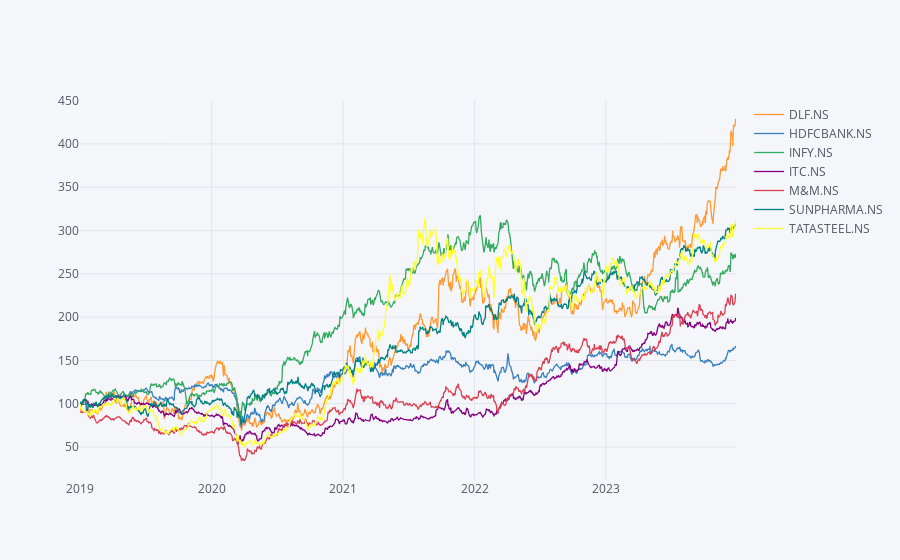

This figure's notebook cell:
### Code cell
norm.iplot()

### Figure 1 — Plotly figure (JSON) as saved in the notebook; plotly's stock layout.template omitted (floating-point values rounded to 4 significant figures; data arrays with more than 128 entries replaced by an {"elided": "..."} marker saying what was removed)
{"data": [{"line": {"color": "rgba(255, 153, 51, 1.0)", "dash": "solid", "shape": "linear", "width": 1.3}, "mode": "lines", "name": "DLF.NS", "text": "", "type": "scatter", "x": {"elided": "1236 str values"}, "y": {"elided": "1236 float values"}}, {"line": {"color": "rgba(55, 128, 191, 1.0)", "dash": "solid", "shape": "linear", "width": 1.3}, "mode": "lines", "name": "HDFCBANK.NS", "text": "", "type": "scatter", "x": {"elided": "1236 str values"}, "y": {"elided": "1236 float values"}}, {"line": {"color": "rgba(50, 171, 96, 1.0)", "dash": "solid", "shape": "linear", "width": 1.3}, "mode": "lines", "name": "INFY.NS", "text": "", "type": "scatter", "x": {"elided": "1236 str values"}, "y": {"elided": "1236 float values"}}, {"line": {"color": "rgba(128, 0, 128, 1.0)", "dash": "solid", "shape": "linear", "width": 1.3}, "mode": "lines", "name": "ITC.NS", "text": "", "type": "scatter", "x": {"elided": "1236 str values"}, "y": {"elided": "1236 float values"}}, {"line": {"color": "rgba(219, 64, 82, 1.0)", "dash": "solid", "shape": "linear", "width": 1.3}, "mode": "lines", "name": "M&M.NS", "text": "", "type": "scatter", "x": {"elided": "1236 str values"}, "y": {"elided": "1236 float values"}}, {"line": {"color": "rgba(0, 128, 128, 1.0)", "dash": "solid", "shape": "linear", "width": 1.3}, "mode": "lines", "name": "SUNPHARMA.NS", "text": "", "type": "scatter", "x": {"elided": "1236 str values"}, "y": {"elided": "1236 float values"}}, {"line": {"color": "rgba(255, 255, 51, 1.0)", "dash": "solid", "shape": "linear", "width": 1.3}, "mode": "lines", "name": "TATASTEEL.NS", "text": "", "type": "scatter", "x": {"elided": "1236 str values"}, "y": {"elided": "1236 float values"}}], "layout": {"legend": {"bgcolor": "#F5F6F9", "font": {"color": "#4D5663"}}, "paper_bgcolor": "#F5F6F9", "plot_bgcolor": "#F5F6F9", "title": {"font": {"color": "#4D5663"}}, "xaxis": {"gridcolor": "#E1E5ED", "showgrid": true, "tickfont": {"color": "#4D5663"}, "title": {"font": {"color": "#4D5663"}, "text": ""}, "zerolinecolor": "#E1E5ED"}, "yaxis": {"gridcolor": "#E1E5ED", "showgrid": true, "tickfont": {"color": "#4D5663"}, "title": {"font": {"color": "#4D5663"}, "text": ""}, "zerolinecolor": "#E1E5ED"}}}
